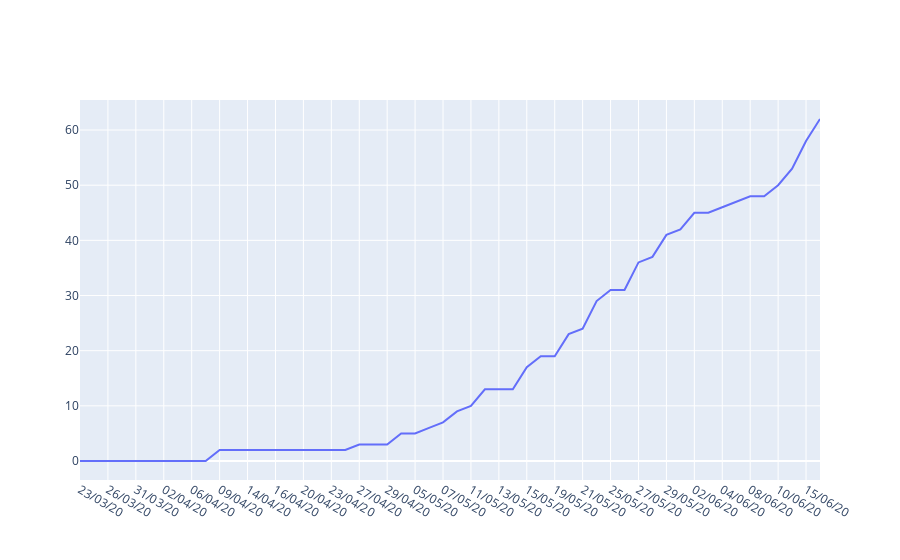

Here is the notebook cell this chart was saved with:
### Code cell
trace = go.Scatter(x = data['Data'],
                   y = data['Confirmados'],
                   mode = 'lines')
dat = [trace]
py.iplot(dat)

### Figure 1 — Plotly figure (JSON) as saved in the notebook; plotly's stock layout.template omitted (floating-point values rounded to 4 significant figures)
{"data": [{"mode": "lines", "type": "scatter", "x": ["23/03/20", "25/03/20", "26/03/20", "27/03/20", "31/03/20", "01/04/20", "02/04/20", "03/04/20", "06/04/20", "08/04/20", "09/04/20", "13/04/20", "14/04/20", "15/04/20", "16/04/20", "17/04/20", "20/04/20", "22/04/20", "23/04/20", "24/04/20", "27/04/20", "28/04/20", "29/04/20", "04/05/20", "05/05/20", "06/05/20", "07/05/20", "08/05/20", "11/05/20", "12/05/20", "13/05/20", "14/05/20", "15/05/20", "18/05/20", "19/05/20", "20/05/20", "21/05/20", "22/05/20", "25/05/20", "26/05/20", "27/05/20", "28/05/20", "29/05/20", "01/06/20", "02/06/20", "03/06/20", "04/06/20", "05/06/20", "08/06/20", "09/06/20", "10/06/20", "12/06/20", "15/06/20", "16/06/20"], "y": [0, 0, 0, 0, 0, 0, 0, 0, 0, 0, 2, 2, 2, 2, 2, 2, 2, 2, 2, 2, 3, 3, 3, 5, 5, 6, 7, 9, 10, 13, 13, 13, 17, 19, 19, 23, 24, 29, 31, 31, 36, 37, 41, 42, 45, 45, 46, 47, 48, 48, 50, 53, 58, 62]}], "layout": {}}
